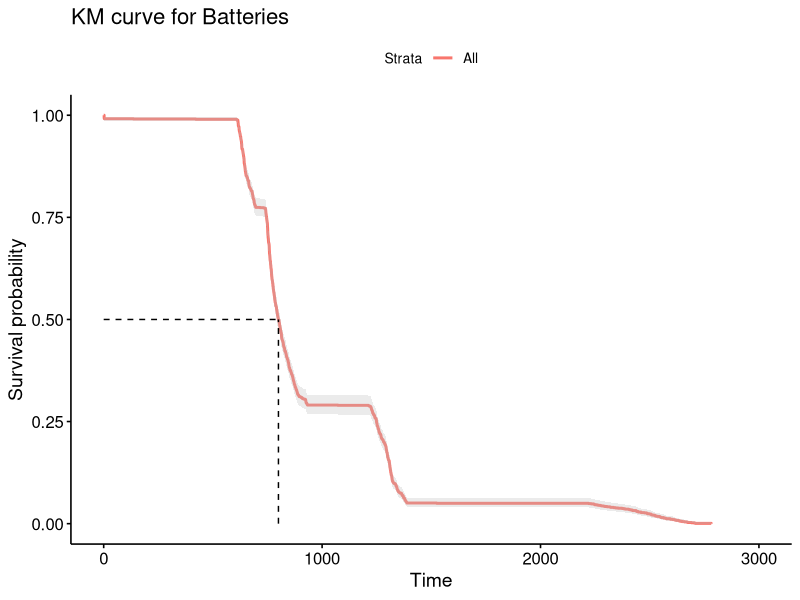
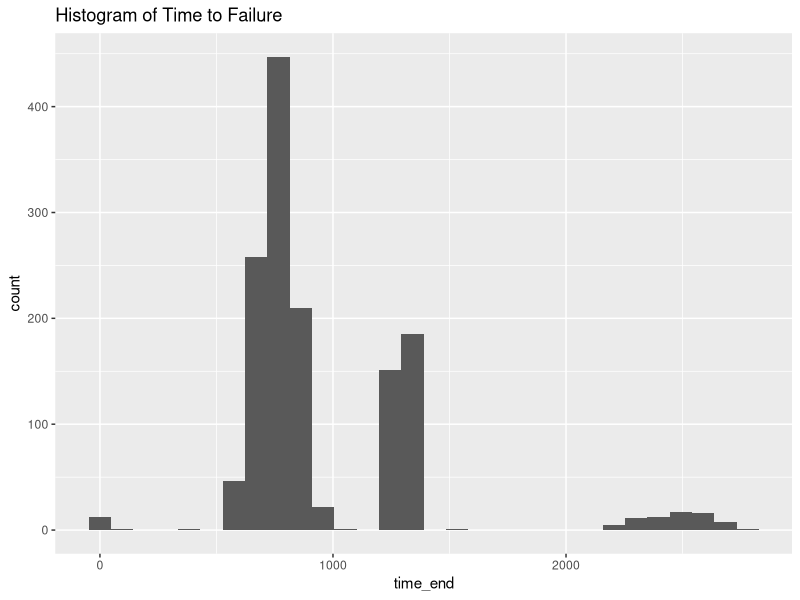
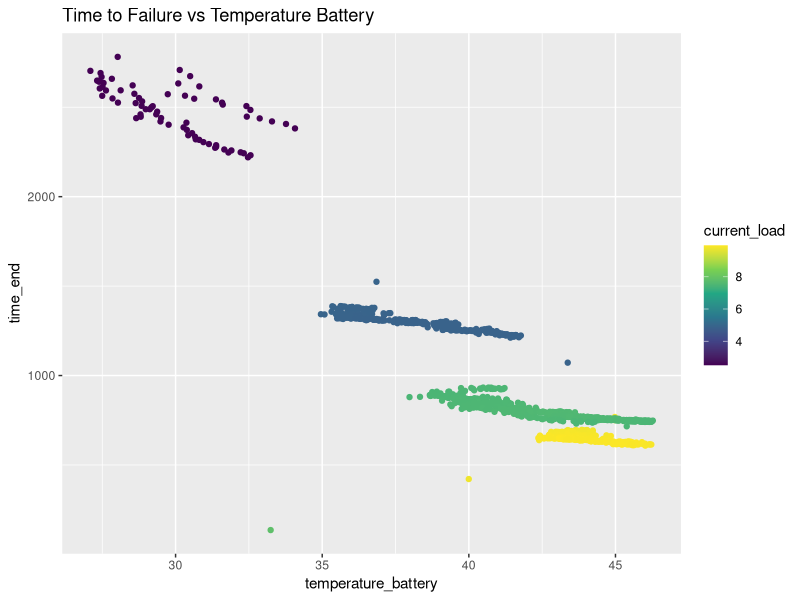
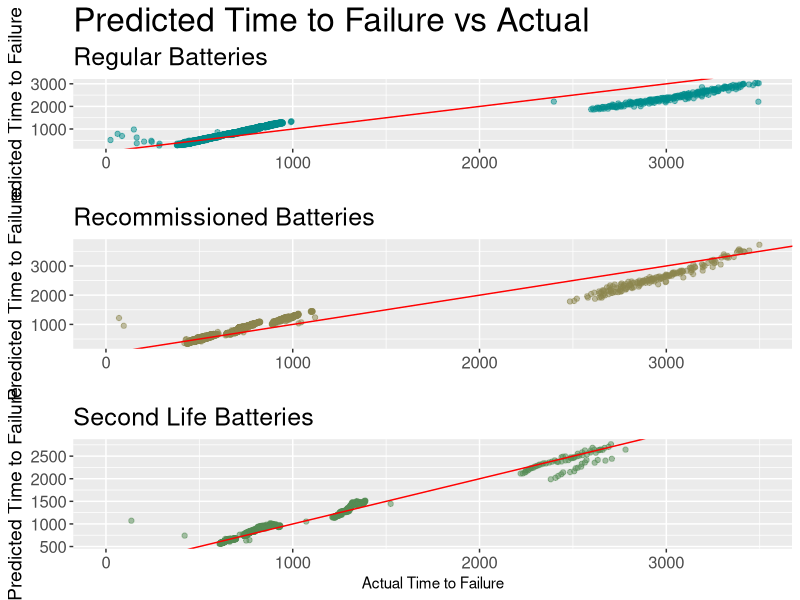

Generate these figures, in order, with R:
## ---- chunk 1
library(fitdistrplus)
library(survminer)
library(tidyverse)
library(ggplot2)
library(survival)
library(skimr)
library(grid)
library(gridExtra)
## ---- chunk 2
ROOT = 'C://Users//corma//Documents//GitHub//18650-Accelerated-Battery-Life-Testing//'
# read in regular.csv
data = read_csv('second.csv')
## ---- chunk 3
colnames(data)
## ---- chunk 4
# since every row is a failure event, we can just use the time_end column
fit = survfit(Surv(time_end) ~ 1, data = data)
ggsurvplot(fit, data = data, pval = TRUE, surv.median.line = "hv", conf.int = TRUE) + ggtitle("KM curve for Batteries")
## ---- chunk 5
# histogram of time_end
ggplot(data, aes(x = time_end)) +
  geom_histogram(bins = 30) +
  ggtitle("Histogram of Time to Failure")
## ---- chunk 6
# filter out temps < 0
data = data %>% filter(temperature_battery > 0)
# drop times at 0
data = data %>% filter(time_end > 10)
# graph time x temperature_battery
# color by magma
ggplot(data, aes(x =temperature_battery, y = time_end, color= current_load)) +
  geom_point() + # color magma
  scale_color_viridis_c() +
  ggtitle("Time to Failure vs Temperature Battery")
## ---- chunk 7
# add a col for failure (they all failed)
data$failure = 1
# drop instances where time_end is NA or 0
data = data %>% filter(!is.na(time_end) & time_end != 0)
## ---- chunk 8
# create a weibull model for the time to failure using Current Load, Voltage Charger, and Temperature Battery
weibull_fit = survreg(Surv(time_end, failure) ~ current_load +
  voltage_charger +
  temperature_battery
                      , data = data, dist = "weibull")
summary(weibull_fit)
## ---- chunk 9
# a function that takes a model and returns the mse, aic, and r^2
model_metrics = function(model, data) {
  pred = predict(model, type = "response")
  mse = mean((pred - data$time_end)^2)
  aic = AIC(model)
  r2 = 1 - mse / var(data$time_end)
  print("MSE:")
  print(mse)
  print("AIC:")
  print(aic)
  print("R^2:")
  print(r2)
  return(c(mse, aic, r2))
}
model_metrics(weibull_fit, data)
## ---- chunk 10
# graph the predicted vs actual time to failure
pred = predict(weibull_fit, type = "response")
secondplot = ggplot(data, aes(x = time_end, y = pred)) +
  geom_point(color='palegreen4',alpha=.5) +
  geom_abline(intercept = 0, slope = 1, color = "red") +
  ylab("Predicted Time to Failure") + 
  theme(axis.title.y = element_text(size=14), plot.subtitle = element_text(size = 18),axis.text = element_text(size=12)) +
  xlab('Actual Time to Failure')+
  labs(subtitle='Second Life Batteries') +
  xlim(0,3500)
## ---- chunk 11
reg = read_csv('regular.csv')

# filter out temps < 0
reg = reg %>% filter(temperature_battery > 0)
# drop times at 0
reg = reg %>% filter(time_end > 10)
# graph time x temperature_battery

reg$failure = 1
# drop instances where time_end is NA or 0
reg = reg %>% filter(!is.na(time_end) & time_end != 0)

# create a weibull model for the time to failure using Current Load, Voltage Charger, and Temperature Battery
weibull_fitreg = survreg(Surv(time_end, failure) ~ current_load +
  voltage_charger +
  temperature_battery
                      , data = reg, dist = "weibull")
summary(weibull_fitreg)
## ---- chunk 12
predreg = predict(weibull_fitreg, type = "response")
regplot = ggplot(reg, aes(x = time_end, y = predreg)) +
  geom_point(color='cyan4',alpha=.5) +
  geom_abline(intercept = 0, slope = 1, color = "red") +
  ylab("Predicted Time to Failure") + 
  xlab(' ') +
  theme(axis.title.y = element_text(size=14),plot.subtitle = element_text(size = 18),plot.title = element_text(size = 24),axis.text = element_text(size=12)) +
  labs(subtitle='Regular Batteries')+
  ggtitle('Predicted Time to Failure vs Actual') +
  xlim(0,3500)
## ---- chunk 13
recom = read_csv('recommissioned.csv')

# filter out temps < 0
recom = recom %>% filter(temperature_battery > 0)
# drop times at 0
recom = recom %>% filter(time_end > 10)
# graph time x temperature_battery

recom$failure = 1
# drop instances where time_end is NA or 0
recom = recom %>% filter(!is.na(time_end) & time_end != 0)

# create a weibull model for the time to failure using Current Load, Voltage Charger, and Temperature Battery
weibull_fitrecom = survreg(Surv(time_end, failure) ~ current_load +
  voltage_charger +
  temperature_battery
                      , data = recom, dist = "weibull")
summary(weibull_fitrecom)
## ---- chunk 14

predrecom = predict(weibull_fitrecom, type = "response")
recomplot = ggplot(recom, aes(x = time_end, y = predrecom)) +
  geom_point(color='khaki4',alpha=.5) +
  geom_abline(intercept = 0, slope = 1, color = "red") +
  ylab("Predicted Time to Failure") +
  theme(axis.title.y = element_text(size=14), plot.subtitle = element_text(size = 18),axis.text = element_text(size=12)) +
  xlab(' ')+
  labs(subtitle='Recommissioned Batteries')+
  xlim(0,3500)
## ---- chunk 15
weibullreg = grid.arrange(regplot,recomplot,secondplot,ncol=1)
ggsave('weibullregression.png',weibullreg, width=10,height=16)
